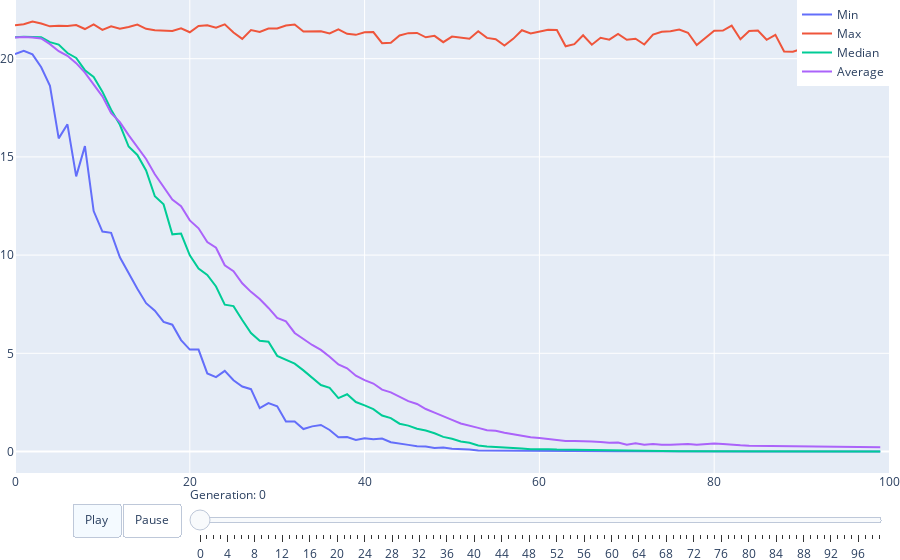

Here is the notebook cell this chart was saved with:
### Code cell
monitor.plot()

### Figure 1 — Plotly figure (JSON) as saved in the notebook; plotly's stock layout.template omitted (floating-point values rounded to 4 significant figures)
{"data": [{"mode": "lines", "name": "Min", "showlegend": true, "type": "scatter", "x": [0, 1, 2, 3, 4, 5, 6, 7, 8, 9, 10, 11, 12, 13, 14, 15, 16, 17, 18, 19, 20, 21, 22, 23, 24, 25, 26, 27, 28, 29, 30, 31, 32, 33, 34, 35, 36, 37, 38, 39, 40, 41, 42, 43, 44, 45, 46, 47, 48, 49, 50, 51, 52, 53, 54, 55, 56, 57, 58, 59, 60, 61, 62, 63, 64, 65, 66, 67, 68, 69, 70, 71, 72, 73, 74, 75, 76, 77, 78, 79, 80, 81, 82, 83, 84, 85, 86, 87, 88, 89, 90, 91, 92, 93, 94, 95, 96, 97, 98, 99], "y": [20.23, 20.4, 20.22, 19.56, 18.62, 15.94, 16.66, 14.01, 15.55, 12.24, 11.2, 11.13, 9.888, 9.049, 8.291, 7.551, 7.169, 6.6, 6.457, 5.673, 5.191, 5.187, 3.976, 3.786, 4.105, 3.629, 3.309, 3.174, 2.206, 2.463, 2.302, 1.533, 1.526, 1.142, 1.28, 1.351, 1.097, 0.7297, 0.7386, 0.586, 0.6684, 0.6212, 0.6633, 0.4747, 0.3892, 0.3379, 0.2641, 0.2524, 0.1781, 0.199, 0.1427, 0.128, 0.1074, 0.05394, 0.04921, 0.06038, 0.05243, 0.04936, 0.03804, 0.03113, 0.02588, 0.02282, 0.02459, 0.01856, 0.0116, 0.01389, 0.01095, 0.008849, 0.007789, 0.008378, 0.007098, 0.004375, 0.002809, 0.003774, 0.003173, 0.003484, 0.002671, 0.002322, 0.002385, 0.002309, 0.001626, 0.001277, 0.001077, 0.000865, 0.0009165, 0.000947, 0.000556, 0.0007219, 0.0005903, 0.000514, 0.0004148, 0.0004225, 0.0004053, 0.0003481, 0.0002851, 0.0002413, 0.0002813, 0.0001917, 0.0002069, 0.0001879]}, {"mode": "lines", "name": "Max", "type": "scatter", "x": [0, 1, 2, 3, 4, 5, 6, 7, 8, 9, 10, 11, 12, 13, 14, 15, 16, 17, 18, 19, 20, 21, 22, 23, 24, 25, 26, 27, 28, 29, 30, 31, 32, 33, 34, 35, 36, 37, 38, 39, 40, 41, 42, 43, 44, 45, 46, 47, 48, 49, 50, 51, 52, 53, 54, 55, 56, 57, 58, 59, 60, 61, 62, 63, 64, 65, 66, 67, 68, 69, 70, 71, 72, 73, 74, 75, 76, 77, 78, 79, 80, 81, 82, 83, 84, 85, 86, 87, 88, 89, 90, 91, 92, 93, 94, 95, 96, 97, 98, 99], "y": [21.7, 21.75, 21.89, 21.79, 21.65, 21.67, 21.66, 21.71, 21.51, 21.75, 21.46, 21.65, 21.53, 21.61, 21.73, 21.52, 21.44, 21.42, 21.42, 21.55, 21.34, 21.67, 21.7, 21.57, 21.75, 21.33, 21.01, 21.46, 21.36, 21.53, 21.54, 21.69, 21.74, 21.38, 21.38, 21.4, 21.29, 21.49, 21.27, 21.21, 21.34, 21.36, 20.79, 20.82, 21.18, 21.3, 21.31, 21.09, 21.16, 20.84, 21.13, 21.07, 21.01, 21.4, 21.06, 20.99, 20.67, 21.01, 21.45, 21.28, 21.38, 21.47, 21.46, 20.63, 20.74, 21.19, 20.71, 21.07, 20.97, 21.26, 20.96, 21.01, 20.72, 21.22, 21.37, 21.4, 21.48, 21.32, 20.69, 21.04, 21.42, 21.43, 21.69, 20.99, 21.41, 21.43, 20.96, 21.21, 20.36, 20.35, 20.5, 21.18, 20.54, 21.23, 21.18, 20.93, 20.71, 20.71, 21.17, 20.9]}, {"mode": "lines", "name": "Median", "type": "scatter", "x": [0, 1, 2, 3, 4, 5, 6, 7, 8, 9, 10, 11, 12, 13, 14, 15, 16, 17, 18, 19, 20, 21, 22, 23, 24, 25, 26, 27, 28, 29, 30, 31, 32, 33, 34, 35, 36, 37, 38, 39, 40, 41, 42, 43, 44, 45, 46, 47, 48, 49, 50, 51, 52, 53, 54, 55, 56, 57, 58, 59, 60, 61, 62, 63, 64, 65, 66, 67, 68, 69, 70, 71, 72, 73, 74, 75, 76, 77, 78, 79, 80, 81, 82, 83, 84, 85, 86, 87, 88, 89, 90, 91, 92, 93, 94, 95, 96, 97, 98, 99], "y": [21.09, 21.12, 21.11, 21.09, 20.84, 20.72, 20.29, 20.04, 19.41, 19.07, 18.32, 17.4, 16.63, 15.53, 15.1, 14.31, 13.0, 12.58, 11.06, 11.1, 9.985, 9.312, 8.988, 8.404, 7.477, 7.403, 6.695, 6.031, 5.636, 5.588, 4.869, 4.675, 4.473, 4.131, 3.779, 3.387, 3.239, 2.722, 2.915, 2.52, 2.346, 2.155, 1.829, 1.698, 1.416, 1.317, 1.159, 1.066, 0.93, 0.7453, 0.652, 0.5137, 0.4463, 0.3074, 0.254, 0.2369, 0.1955, 0.1815, 0.1587, 0.109, 0.1221, 0.1152, 0.09673, 0.08936, 0.0753, 0.06821, 0.05538, 0.0478, 0.0419, 0.0408, 0.03688, 0.02789, 0.02652, 0.02302, 0.01903, 0.01449, 0.01509, 0.01275, 0.01163, 0.01136, 0.008709, 0.007238, 0.00596, 0.005205, 0.005241, 0.004336, 0.003506, 0.003085, 0.002719, 0.002253, 0.002241, 0.001997, 0.001658, 0.001346, 0.001174, 0.0009842, 0.0008249, 0.0007572, 0.0007324, 0.0006084]}, {"mode": "lines", "name": "Average", "type": "scatter", "x": [0, 1, 2, 3, 4, 5, 6, 7, 8, 9, 10, 11, 12, 13, 14, 15, 16, 17, 18, 19, 20, 21, 22, 23, 24, 25, 26, 27, 28, 29, 30, 31, 32, 33, 34, 35, 36, 37, 38, 39, 40, 41, 42, 43, 44, 45, 46, 47, 48, 49, 50, 51, 52, 53, 54, 55, 56, 57, 58, 59, 60, 61, 62, 63, 64, 65, 66, 67, 68, 69, 70, 71, 72, 73, 74, 75, 76, 77, 78, 79, 80, 81, 82, 83, 84, 85, 86, 87, 88, 89, 90, 91, 92, 93, 94, 95, 96, 97, 98, 99], "y": [21.08, 21.1, 21.08, 21.03, 20.74, 20.38, 20.15, 19.77, 19.29, 18.72, 18.08, 17.23, 16.77, 16.11, 15.53, 14.9, 14.11, 13.46, 12.83, 12.49, 11.77, 11.36, 10.66, 10.38, 9.481, 9.177, 8.566, 8.129, 7.766, 7.309, 6.806, 6.63, 6.035, 5.726, 5.423, 5.172, 4.827, 4.429, 4.235, 3.859, 3.636, 3.46, 3.149, 3.011, 2.771, 2.564, 2.421, 2.162, 1.982, 1.817, 1.613, 1.427, 1.331, 1.204, 1.086, 1.054, 0.9594, 0.8795, 0.8309, 0.7248, 0.685, 0.6276, 0.5905, 0.5381, 0.5378, 0.5407, 0.5071, 0.4853, 0.4458, 0.4618, 0.35, 0.4173, 0.344, 0.3796, 0.34, 0.3469, 0.3742, 0.3797, 0.3415, 0.3781, 0.4022, 0.3856, 0.3374, 0.3141, 0.2956, 0.2885, 0.2899, 0.274, 0.2631, 0.2646, 0.2477, 0.2576, 0.243, 0.2347, 0.2367, 0.2324, 0.2224, 0.2199, 0.2195, 0.2163]}], "layout": {"legend": {"x": 1, "xanchor": "auto", "y": 1}, "margin": {"b": 0, "l": 0, "r": 0, "t": 0}, "sliders": [{"currentvalue": {"prefix": "Generation: "}, "len": 0.8, "pad": {"b": 1, "t": 10}, "steps": [{"args": [["0"], {"frame": {"duration": 200, "redraw": false}, "mode": "immediate", "transition": {"duration": 200}}], "label": "0", "method": "animate"}, {"args": [["1"], {"frame": {"duration": 200, "redraw": false}, "mode": "immediate", "transition": {"duration": 200}}], "label": "1", "method": "animate"}, {"args": [["2"], {"frame": {"duration": 200, "redraw": false}, "mode": "immediate", "transition": {"duration": 200}}], "label": "2", "method": "animate"}, {"args": [["3"], {"frame": {"duration": 200, "redraw": false}, "mode": "immediate", "transition": {"duration": 200}}], "label": "3", "method": "animate"}, {"args": [["4"], {"frame": {"duration": 200, "redraw": false}, "mode": "immediate", "transition": {"duration": 200}}], "label": "4", "method": "animate"}, {"args": [["5"], {"frame": {"duration": 200, "redraw": false}, "mode": "immediate", "transition": {"duration": 200}}], "label": "5", "method": "animate"}, {"args": [["6"], {"frame": {"duration": 200, "redraw": false}, "mode": "immediate", "transition": {"duration": 200}}], "label": "6", "method": "animate"}, {"args": [["7"], {"frame": {"duration": 200, "redraw": false}, "mode": "immediate", "transition": {"duration": 200}}], "label": "7", "method": "animate"}, {"args": [["8"], {"frame": {"duration": 200, "redraw": false}, "mode": "immediate", "transition": {"duration": 200}}], "label": "8", "method": "animate"}, {"args": [["9"], {"frame": {"duration": 200, "redraw": false}, "mode": "immediate", "transition": {"duration": 200}}], "label": "9", "method": "animate"}, {"args": [["10"], {"frame": {"duration": 200, "redraw": false}, "mode": "immediate", "transition": {"duration": 200}}], "label": "10", "method": "animate"}, {"args": [["11"], {"frame": {"duration": 200, "redraw": false}, "mode": "immediate", "transition": {"duration": 200}}], "label": "11", "method": "animate"}, {"args": [["12"], {"frame": {"duration": 200, "redraw": false}, "mode": "immediate", "transition": {"duration": 200}}], "label": "12", "method": "animate"}, {"args": [["13"], {"frame": {"duration": 200, "redraw": false}, "mode": "immediate", "transition": {"duration": 200}}], "label": "13", "method": "animate"}, {"args": [["14"], {"frame": {"duration": 200, "redraw": false}, "mode": "immediate", "transition": {"duration": 200}}], "label": "14", "method": "animate"}, {"args": [["15"], {"frame": {"duration": 200, "redraw": false}, "mode": "immediate", "transition": {"duration": 200}}], "label": "15", "method": "animate"}, {"args": [["16"], {"frame": {"duration": 200, "redraw": false}, "mode": "immediate", "transition": {"duration": 200}}], "label": "16", "method": "animate"}, {"args": [["17"], {"frame": {"duration": 200, "redraw": false}, "mode": "immediate", "transition": {"duration": 200}}], "label": "17", "method": "animate"}, {"args": [["18"], {"frame": {"duration": 200, "redraw": false}, "mode": "immediate", "transition": {"duration": 200}}], "label": "18", "method": "animate"}, {"args": [["19"], {"frame": {"duration": 200, "redraw": false}, "mode": "immediate", "transition": {"duration": 200}}], "label": "19", "method": "animate"}, {"args": [["20"], {"frame": {"duration": 200, "redraw": false}, "mode": "immediate", "transition": {"duration": 200}}], "label": "20", "method": "animate"}, {"args": [["21"], {"frame": {"duration": 200, "redraw": false}, "mode": "immediate", "transition": {"duration": 200}}], "label": "21", "method": "animate"}, {"args": [["22"], {"frame": {"duration": 200, "redraw": false}, "mode": "immediate", "transition": {"duration": 200}}], "label": "22", "method": "animate"}, {"args": [["23"], {"frame": {"duration": 200, "redraw": false}, "mode": "immediate", "transition": {"duration": 200}}], "label": "23", "method": "animate"}, {"args": [["24"], {"frame": {"duration": 200, "redraw": false}, "mode": "immediate", "transition": {"duration": 200}}], "label": "24", "method": "animate"}, {"args": [["25"], {"frame": {"duration": 200, "redraw": false}, "mode": "immediate", "transition": {"duration": 200}}], "label": "25", "method": "animate"}, {"args": [["26"], {"frame": {"duration": 200, "redraw": false}, "mode": "immediate", "transition": {"duration": 200}}], "label": "26", "method": "animate"}, {"args": [["27"], {"frame": {"duration": 200, "redraw": false}, "mode": "immediate", "transition": {"duration": 200}}], "label": "27", "method": "animate"}, {"args": [["28"], {"frame": {"duration": 200, "redraw": false}, "mode": "immediate", "transition": {"duration": 200}}], "label": "28", "method": "animate"}, {"args": [["29"], {"frame": {"duration": 200, "redraw": false}, "mode": "immediate", "transition": {"duration": 200}}], "label": "29", "method": "animate"}, {"args": [["30"], {"frame": {"duration": 200, "redraw": false}, "mode": "immediate", "transition": {"duration": 200}}], "label": "30", "method": "animate"}, {"args": [["31"], {"frame": {"duration": 200, "redraw": false}, "mode": "immediate", "transition": {"duration": 200}}], "label": "31", "method": "animate"}, {"args": [["32"], {"frame": {"duration": 200, "redraw": false}, "mode": "immediate", "transition": {"duration": 200}}], "label": "32", "method": "animate"}, {"args": [["33"], {"frame": {"duration": 200, "redraw": false}, "mode": "immediate", "transition": {"duration": 200}}], "label": "33", "method": "animate"}, {"args": [["34"], {"frame": {"duration": 200, "redraw": false}, "mode": "immediate", "transition": {"duration": 200}}], "label": "34", "method": "animate"}, {"args": [["35"], {"frame": {"duration": 200, "redraw": false}, "mode": "immediate", "transition": {"duration": 200}}], "label": "35", "method": "animate"}, {"args": [["36"], {"frame": {"duration": 200, "redraw": false}, "mode": "immediate", "transition": {"duration": 200}}], "label": "36", "method": "animate"}, {"args": [["37"], {"frame": {"duration": 200, "redraw": false}, "mode": "immediate", "transition": {"duration": 200}}], "label": "37", "method": "animate"}, {"args": [["38"], {"frame": {"duration": 200, "redraw": false}, "mode": "immediate", "transition": {"duration": 200}}], "label": "38", "method": "animate"}, {"args": [["39"], {"frame": {"duration": 200, "redraw": false}, "mode": "immediate", "transition": {"duration": 200}}], "label": "39", "method": "animate"}, {"args": [["40"], {"frame": {"duration": 200, "redraw": false}, "mode": "immediate", "transition": {"duration": 200}}], "label": "40", "method": "animate"}, {"args": [["41"], {"frame": {"duration": 200, "redraw": false}, "mode": "immediate", "transition": {"duration": 200}}], "label": "41", "method": "animate"}, {"args": [["42"], {"frame": {"duration": 200, "redraw": false}, "mode": "immediate", "transition": {"duration": 200}}], "label": "42", "method": "animate"}, {"args": [["43"], {"frame": {"duration": 200, "redraw": false}, "mode": "immediate", "transition": {"duration": 200}}], "label": "43", "method": "animate"}, {"args": [["44"], {"frame": {"duration": 200, "redraw": false}, "mode": "immediate", "transition": {"duration": 200}}], "label": "44", "method": "animate"}, {"args": [["45"], {"frame": {"duration": 200, "redraw": false}, "mode": "immediate", "transition": {"duration": 200}}], "label": "45", "method": "animate"}, {"args": [["46"], {"frame": {"duration": 200, "redraw": false}, "mode": "immediate", "transition": {"duration": 200}}], "label": "46", "method": "animate"}, {"args": [["47"], {"frame": {"duration": 200, "redraw": false}, "mode": "immediate", "transition": {"duration": 200}}], "label": "47", "method": "animate"}, {"args": [["48"], {"frame": {"duration": 200, "redraw": false}, "mode": "immediate", "transition": {"duration": 200}}], "label": "48", "method": "animate"}, {"args": [["49"], {"frame": {"duration": 200, "redraw": false}, "mode": "immediate", "transition": {"duration": 200}}], "label": "49", "method": "animate"}, {"args": [["50"], {"frame": {"duration": 200, "redraw": false}, "mode": "immediate", "transition": {"duration": 200}}], "label": "50", "method": "animate"}, {"args": [["51"], {"frame": {"duration": 200, "redraw": false}, "mode": "immediate", "transition": {"duration": 200}}], "label": "51", "method": "animate"}, {"args": [["52"], {"frame": {"duration": 200, "redraw": false}, "mode": "immediate", "transition": {"duration": 200}}], "label": "52", "method": "animate"}, {"args": [["53"], {"frame": {"duration": 200, "redraw": false}, "mode": "immediate", "transition": {"duration": 200}}], "label": "53", "method": "animate"}, {"args": [["54"], {"frame": {"duration": 200, "redraw": false}, "mode": "immediate", "transition": {"duration": 200}}], "label": "54", "method": "animate"}, {"args": [["55"], {"frame": {"duration": 200, "redraw": false}, "mode": "immediate", "transition": {"duration": 200}}], "label": "55", "method": "animate"}, {"args": [["56"], {"frame": {"duration": 200, "redraw": false}, "mode": "immediate", "transition": {"duration": 200}}], "label": "56", "method": "animate"}, {"args": [["57"], {"frame": {"duration": 200, "redraw": false}, "mode": "immediate", "transition": {"duration": 200}}], "label": "57", "method": "animate"}, {"args": [["58"], {"frame": {"duration": 200, "redraw": false}, "mode": "immediate", "transition": {"duration": 200}}], "label": "58", "method": "animate"}, {"args": [["59"], {"frame": {"duration": 200, "redraw": false}, "mode": "immediate", "transition": {"duration": 200}}], "label": "59", "method": "animate"}, {"args": [["60"], {"frame": {"duration": 200, "redraw": false}, "mode": "immediate", "transition": {"duration": 200}}], "label": "60", "method": "animate"}, {"args": [["61"], {"frame": {"duration": 200, "redraw": false}, "mode": "immediate", "transition": {"duration": 200}}], "label": "61", "method": "animate"}, {"args": [["62"], {"frame": {"duration": 200, "redraw": false}, "mode": "immediate", "transition": {"duration": 200}}], "label": "62", "method": "animate"}, {"args": [["63"], {"frame": {"duration": 200, "redraw": false}, "mode": "immediate", "transition": {"duration": 200}}], "label": "63", "method": "animate"}, {"args": [["64"], {"frame": {"duration": 200, "redraw": false}, "mode": "immediate", "transition": {"duration": 200}}], "label": "64", "method": "animate"}, {"args": [["65"], {"frame": {"duration": 200, "redraw": false}, "mode": "immediate", "transition": {"duration": 200}}], "label": "65", "method": "animate"}, {"args": [["66"], {"frame": {"duration": 200, "redraw": false}, "mode": "immediate", "transition": {"duration": 200}}], "label": "66", "method": "animate"}, {"args": [["67"], {"frame": {"duration": 200, "redraw": false}, "mode": "immediate", "transition": {"duration": 200}}], "label": "67", "method": "animate"}, {"args": [["68"], {"frame": {"duration": 200, "redraw": false}, "mode": "immediate", "transition": {"duration": 200}}], "label": "68", "method": "animate"}, {"args": [["69"], {"frame": {"duration": 200, "redraw": false}, "mode": "immediate", "transition": {"duration": 200}}], "label": "69", "method": "animate"}, {"args": [["70"], {"frame": {"duration": 200, "redraw": false}, "mode": "immediate", "transition": {"duration": 200}}], "label": "70", "method": "animate"}, {"args": [["71"], {"frame": {"duration": 200, "redraw": false}, "mode": "immediate", "transition": {"duration": 200}}], "label": "71", "method": "animate"}, {"args": [["72"], {"frame": {"duration": 200, "redraw": false}, "mode": "immediate", "transition": {"duration": 200}}], "label": "72", "method": "animate"}, {"args": [["73"], {"frame": {"duration": 200, "redraw": false}, "mode": "immediate", "transition": {"duration": 200}}], "label": "73", "method": "animate"}, {"args": [["74"], {"frame": {"duration": 200, "redraw": false}, "mode": "immediate", "transition": {"duration": 200}}], "label": "74", "method": "animate"}, {"args": [["75"], {"frame": {"duration": 200, "redraw": false}, "mode": "immediate", "transition": {"duration": 200}}], "label": "75", "method": "animate"}, {"args": [["76"], {"frame": {"duration": 200, "redraw": false}, "mode": "immediate", "transition": {"duration": 200}}], "label": "76", "method": "animate"}, {"args": [["77"], {"frame": {"duration": 200, "redraw": false}, "mode": "immediate", "transition": {"duration": 200}}], "label": "77", "method": "animate"}, {"args": [["78"], {"frame": {"duration": 200, "redraw": false}, "mode": "immediate", "transition": {"duration": 200}}], "label": "78", "method": "animate"}, {"args": [["79"], {"frame": {"duration": 200, "redraw": false}, "mode": "immediate", "transition": {"duration": 200}}], "label": "79", "method": "animate"}, {"args": [["80"], {"frame": {"duration": 200, "redraw": false}, "mode": "immediate", "transition": {"duration": 200}}], "label": "80", "method": "animate"}, {"args": [["81"], {"frame": {"duration": 200, "redraw": false}, "mode": "immediate", "transition": {"duration": 200}}], "label": "81", "method": "animate"}, {"args": [["82"], {"frame": {"duration": 200, "redraw": false}, "mode": "immediate", "transition": {"duration": 200}}], "label": "82", "method": "animate"}, {"args": [["83"], {"frame": {"duration": 200, "redraw": false}, "mode": "immediate", "transition": {"duration": 200}}], "label": "83", "method": "animate"}, {"args": [["84"], {"frame": {"duration": 200, "redraw": false}, "mode": "immediate", "transition": {"duration": 200}}], "label": "84", "method": "animate"}, {"args": [["85"], {"frame": {"duration": 200, "redraw": false}, "mode": "immediate", "transition": {"duration": 200}}], "label": "85", "method": "animate"}, {"args": [["86"], {"frame": {"duration": 200, "redraw": false}, "mode": "immediate", "transition": {"duration": 200}}], "label": "86", "method": "animate"}, {"args": [["87"], {"frame": {"duration": 200, "redraw": false}, "mode": "immediate", "transition": {"duration": 200}}], "label": "87", "method": "animate"}, {"args": [["88"], {"frame": {"duration": 200, "redraw": false}, "mode": "immediate", "transition": {"duration": 200}}], "label": "88", "method": "animate"}, {"args": [["89"], {"frame": {"duration": 200, "redraw": false}, "mode": "immediate", "transition": {"duration": 200}}], "label": "89", "method": "animate"}, {"args": [["90"], {"frame": {"duration": 200, "redraw": false}, "mode": "immediate", "transition": {"duration": 200}}], "label": "90", "method": "animate"}, {"args": [["91"], {"frame": {"duration": 200, "redraw": false}, "mode": "immediate", "transition": {"duration": 200}}], "label": "91", "method": "animate"}, {"args": [["92"], {"frame": {"duration": 200, "redraw": false}, "mode": "immediate", "transition": {"duration": 200}}], "label": "92", "method": "animate"}, {"args": [["93"], {"frame": {"duration": 200, "redraw": false}, "mode": "immediate", "transition": {"duration": 200}}], "label": "93", "method": "animate"}, {"args": [["94"], {"frame": {"duration": 200, "redraw": false}, "mode": "immediate", "transition": {"duration": 200}}], "label": "94", "method": "animate"}, {"args": [["95"], {"frame": {"duration": 200, "redraw": false}, "mode": "immediate", "transition": {"duration": 200}}], "label": "95", "method": "animate"}, {"args": [["96"], {"frame": {"duration": 200, "redraw": false}, "mode": "immediate", "transition": {"duration": 200}}], "label": "96", "method": "animate"}, {"args": [["97"], {"frame": {"duration": 200, "redraw": false}, "mode": "immediate", "transition": {"duration": 200}}], "label": "97", "method": "animate"}, {"args": [["98"], {"frame": {"duration": 200, "redraw": false}, "mode": "immediate", "transition": {"duration": 200}}], "label": "98", "method": "animate"}, {"args": [["99"], {"frame": {"duration": 200, "redraw": false}, "mode": "immediate", "transition": {"duration": 200}}], "label": "99", "method": "animate"}], "x": 0.2, "xanchor": "left", "y": 0, "yanchor": "top"}], "updatemenus": [{"buttons": [{"args": [null, {"frame": {"duration": 200, "redraw": false}, "fromcurrent": true}], "label": "Play", "method": "animate"}, {"args": [[null], {"frame": {"duration": 0, "redraw": false}, "mode": "immediate"}], "label": "Pause", "method": "animate"}], "direction": "left", "pad": {"r": 10, "t": 30}, "type": "buttons", "x": 0.2, "xanchor": "right", "y": 0, "yanchor": "top"}], "xaxis": {"autorange": false, "range": [0, 100]}, "yaxis": {"autorange": false, "range": [-1.094, 22.99]}}}
